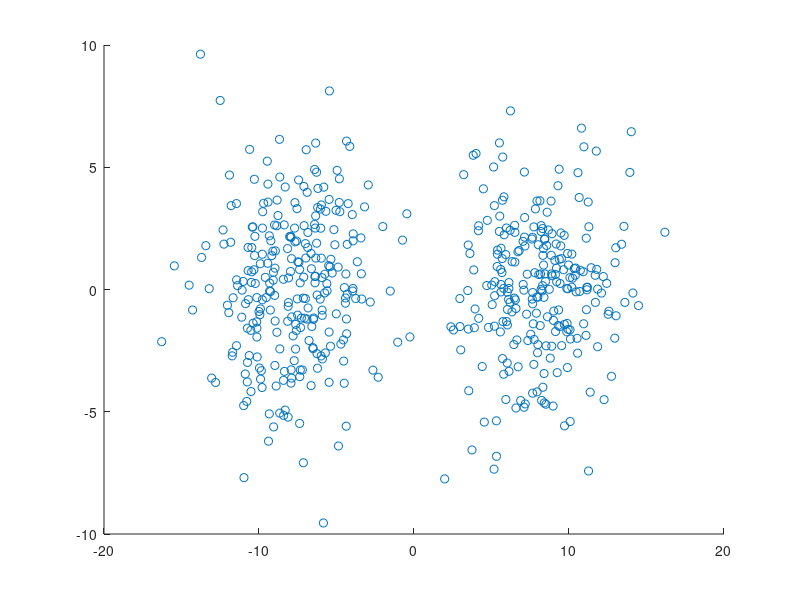

Write the MATLAB code that produced this figure.
clear all;
alpha= 0.35;
A = 5;
T = 1/25000;
Ts = T/8;
t = [-A*T:Ts:A*T] + 10^(-8);
num = sin(pi*(1-alpha)*t/T) + (4*alpha*t/T).*cos(pi*(1+alpha)*t/T);
den = (1-(4*alpha*t/T).^2).*(pi*t/T);
h = num./den;

DBPSK = [0 1]; 
N = 512;
x = randsrc(1, N, DBPSK);
prev = 1;
s = zeros(1,N);
deltatheta = [0, pi];
for i = 1:N
    s(i)= prev*exp(1i*deltatheta(x(i)+1));
    prev = s(i);
end

y = upsample(s, 8);
w = conv(y, h);

w1 = awgn(w, 6-10*log10(8));
W = conv(w1, h);
rs = W(81:8:end-80);
rsre = real(rs); % real part
rsim = imag(rs); % imaginary part
figure(1)
scatter(real(rs), imag(rs));


rx = zeros(1,N);
prev = 1;
for i = 1:N
    if real(rs(i)*conj(prev))>0
        rx(i)= 0;
    else
        rx(i) = 1;
    end
        
    prev = rs(i);
end
noErr = size(find([x- rx]),2);



